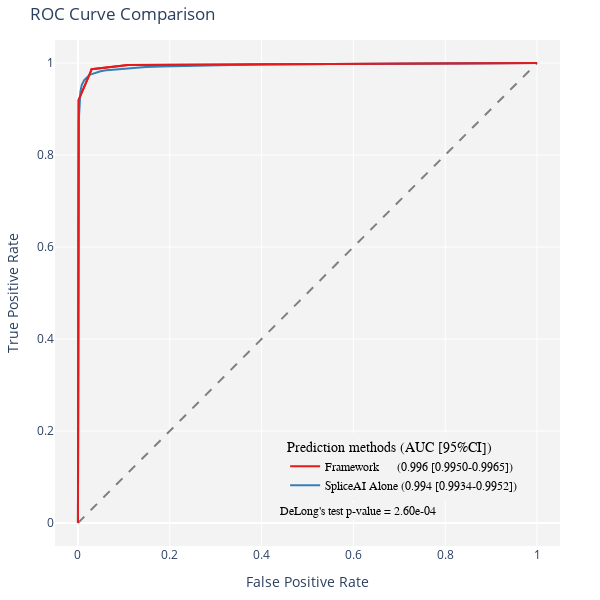

Source (notebook cell):
### Code cell
import plotly.graph_objects as go
import numpy as np
from sklearn.metrics import roc_curve, roc_auc_score

# ROC curve (LABEL, PriorityScore)
fpr1, tpr1, thresholds1 = roc_curve(data['LABEL'], data['PriorityScore'])
auc1 = roc_auc_score(data['LABEL'], data['PriorityScore'])

fpr2, tpr2, thresholds2 = roc_curve(data['LABEL'], data['maxsplai'])
auc2 = roc_auc_score(data['LABEL'], data['maxsplai'])

# Calculate optimal threshold from ROC curve by Youden's J statistic
Youden_index = np.argmax(tpr1 - fpr1)
optimal_threshold = thresholds1[Youden_index]
print('Optimal threshold (using Youden index):', optimal_threshold)

# plot ROC curve using Plotly
fig = go.Figure()

# Add traces
fig.add_trace(go.Scatter(
    x=fpr1, y=tpr1, mode='lines', 
    name=f"Framework      ({auc1:.3f} [{cilower1:.4f}-{ciupper1:.4f}])", 
    line=dict(color='#E41A1C', width=2))
    )
fig.add_trace(go.Scatter(
    x=fpr2, y=tpr2, mode='lines', 
    name=f"SpliceAI Alone ({auc2:.3f} [{cilower2:.4f}-{ciupper2:.4f}])", 
    line=dict(color='#377EB8', width=2))
    )
fig.add_trace(go.Scatter(
    x=[0, 1], y=[0, 1], mode='lines', name='Chance', 
    line=dict(color='gray', width=2, dash='dash'), showlegend=False)
    )

# Add an annotation
fig.add_annotation(x=0.6, y=0.05, xref="paper", yref="paper",
                   text=f"DeLong's test p-value = {10**p_value_log[0][0]:.2e}",
                   showarrow=False,
                   font=dict(family="Arial, sans-serif", size=12, color="black"),
                   bgcolor='rgba(243, 243, 243, 1)',
                #    bordercolor="black",
                   borderwidth=2)

# Add titles and labels
fig.update_layout(title='ROC Curve Comparison',
                  xaxis_title='False Positive Rate',
                  yaxis_title='True Positive Rate',
                  legend_title='Prediction methods (AUC [95%CI])',
                  plot_bgcolor='rgba(243, 243, 243, 1)',
                  paper_bgcolor='rgba(243, 243, 243, 0)',
                  legend=dict(y=0.09, x=0.925, xanchor='right', yanchor='bottom', 
                              bgcolor='rgba(243, 243, 243, 1)',
                              font=dict(family="Arial, sans-serif", size=12, color="black")),
                  margin=dict(l=40, r=40, t=40, b=40))

fig.update_xaxes(range=[-0.05, 1.05])
fig.update_yaxes(range=[-0.05, 1.05])
fig.update_layout(width=600, height=600)
fig.write_html("roc-auc.html")

# Add zoomed-in ROC curve in the top left corner
fig.add_trace(go.Scatter(
    x=fpr1, y=tpr1, mode='lines', 
    name=f"Framework      ({auc1:.3f} [{cilower1:.4f}-{ciupper1:.4f}])", 
    line=dict(color='#E41A1C', width=2), showlegend=False)
    )


# Show figure
fig.show()

### Figure 1 — Plotly figure (JSON) as saved in the notebook; plotly's stock layout.template omitted (floating-point values rounded to 4 significant figures)
{"data": [{"line": {"color": "#E41A1C", "width": 2}, "mode": "lines", "name": "Framework      (0.996 [0.9950-0.9965])", "type": "scatter", "x": [0, 0, 0, 0, 2.112e-05, 0.0002324, 0.001479, 0.02706, 0.02955, 0.1091, 1], "y": [0, 0.1231, 0.3357, 0.5659, 0.6875, 0.8228, 0.9197, 0.9794, 0.9864, 0.9956, 1]}, {"line": {"color": "#377EB8", "width": 2}, "mode": "lines", "name": "SpliceAI Alone (0.994 [0.9934-0.9952])", "type": "scatter", "x": [0, 6.337e-05, 0.000169, 0.0002746, 0.0004647, 0.0005492, 0.0005914, 0.0006337, 0.0006337, 0.0006337, 0.0006759, 0.0007815, 0.0007815, 0.0008449, 0.0009294, 0.0009928, 0.001035, 0.001077, 0.001141, 0.001183, 0.001225, 0.001246, 0.00131, 0.001373, 0.001394, 0.001457, 0.001563, 0.001605, 0.001626, 0.001669, 0.001711, 0.001732, 0.001795, 0.001817, 0.001901, 0.002049, 0.002176, 0.00226, 0.002471, 0.002556, 0.002661, 0.002767, 0.002852, 0.002957, 0.003084, 0.003274, 0.003528, 0.003697, 0.00395, 0.004034, 0.004161, 0.00433, 0.004415, 0.004626, 0.004858, 0.005069, 0.005196, 0.005513, 0.005745, 0.006126, 0.006442, 0.006928, 0.007224, 0.007668, 0.007963, 0.008449, 0.008808, 0.009379, 0.01016, 0.01069, 0.0113, 0.01212, 0.01312, 0.01409, 0.01512, 0.01637, 0.01785, 0.0195, 0.02114, 0.02288, 0.02461, 0.02706, 0.03008, 0.03314, 0.03612, 0.03977, 0.04429, 0.04928, 0.05481, 0.06124, 0.06945, 0.07917, 0.09036, 0.1056, 0.1239, 0.1475, 0.1807, 0.2262, 0.2945, 0.4107, 0.6846, 1], "y": [0, 0.1972, 0.4082, 0.4989, 0.5533, 0.5911, 0.6207, 0.6434, 0.6658, 0.6842, 0.702, 0.7166, 0.7281, 0.7364, 0.748, 0.7584, 0.768, 0.7768, 0.7868, 0.7942, 0.8002, 0.8074, 0.8138, 0.8187, 0.8239, 0.8299, 0.8362, 0.8418, 0.8459, 0.851, 0.8566, 0.8602, 0.8636, 0.8679, 0.8721, 0.8781, 0.8819, 0.8862, 0.8897, 0.892, 0.8951, 0.8983, 0.902, 0.9058, 0.9085, 0.9117, 0.9152, 0.9178, 0.9205, 0.9222, 0.9248, 0.9273, 0.9287, 0.9296, 0.9311, 0.934, 0.9357, 0.938, 0.9406, 0.942, 0.9441, 0.9461, 0.9477, 0.9495, 0.9508, 0.9523, 0.9535, 0.9548, 0.956, 0.9577, 0.9586, 0.9607, 0.9621, 0.9632, 0.9648, 0.9662, 0.9675, 0.9686, 0.9703, 0.972, 0.9734, 0.975, 0.9758, 0.9772, 0.978, 0.9794, 0.9805, 0.9819, 0.9832, 0.9841, 0.9848, 0.9858, 0.987, 0.9882, 0.9897, 0.9911, 0.9924, 0.9934, 0.9951, 0.9971, 0.9986, 1]}, {"line": {"color": "gray", "dash": "dash", "width": 2}, "mode": "lines", "name": "Chance", "showlegend": false, "type": "scatter", "x": [0, 1], "y": [0, 1]}, {"line": {"color": "#E41A1C", "width": 2}, "mode": "lines", "name": "Framework      (0.996 [0.9950-0.9965])", "showlegend": false, "type": "scatter", "x": [0, 0, 0, 0, 2.112e-05, 0.0002324, 0.001479, 0.02706, 0.02955, 0.1091, 1], "y": [0, 0.1231, 0.3357, 0.5659, 0.6875, 0.8228, 0.9197, 0.9794, 0.9864, 0.9956, 1]}], "layout": {"annotations": [{"bgcolor": "rgba(243, 243, 243, 1)", "borderwidth": 2, "font": {"color": "black", "family": "Arial, sans-serif", "size": 12}, "showarrow": false, "text": "DeLong's test p-value = 2.60e-04", "x": 0.6, "xref": "paper", "y": 0.05, "yref": "paper"}], "height": 600, "legend": {"bgcolor": "rgba(243, 243, 243, 1)", "font": {"color": "black", "family": "Arial, sans-serif", "size": 12}, "title": {"text": "Prediction methods (AUC [95%CI])"}, "x": 0.925, "xanchor": "right", "y": 0.09, "yanchor": "bottom"}, "margin": {"b": 40, "l": 40, "r": 40, "t": 40}, "paper_bgcolor": "rgba(243, 243, 243, 0)", "plot_bgcolor": "rgba(243, 243, 243, 1)", "title": {"text": "ROC Curve Comparison"}, "width": 600, "xaxis": {"range": [-0.05, 1.05], "title": {"text": "False Positive Rate"}}, "yaxis": {"range": [-0.05, 1.05], "title": {"text": "True Positive Rate"}}}}
